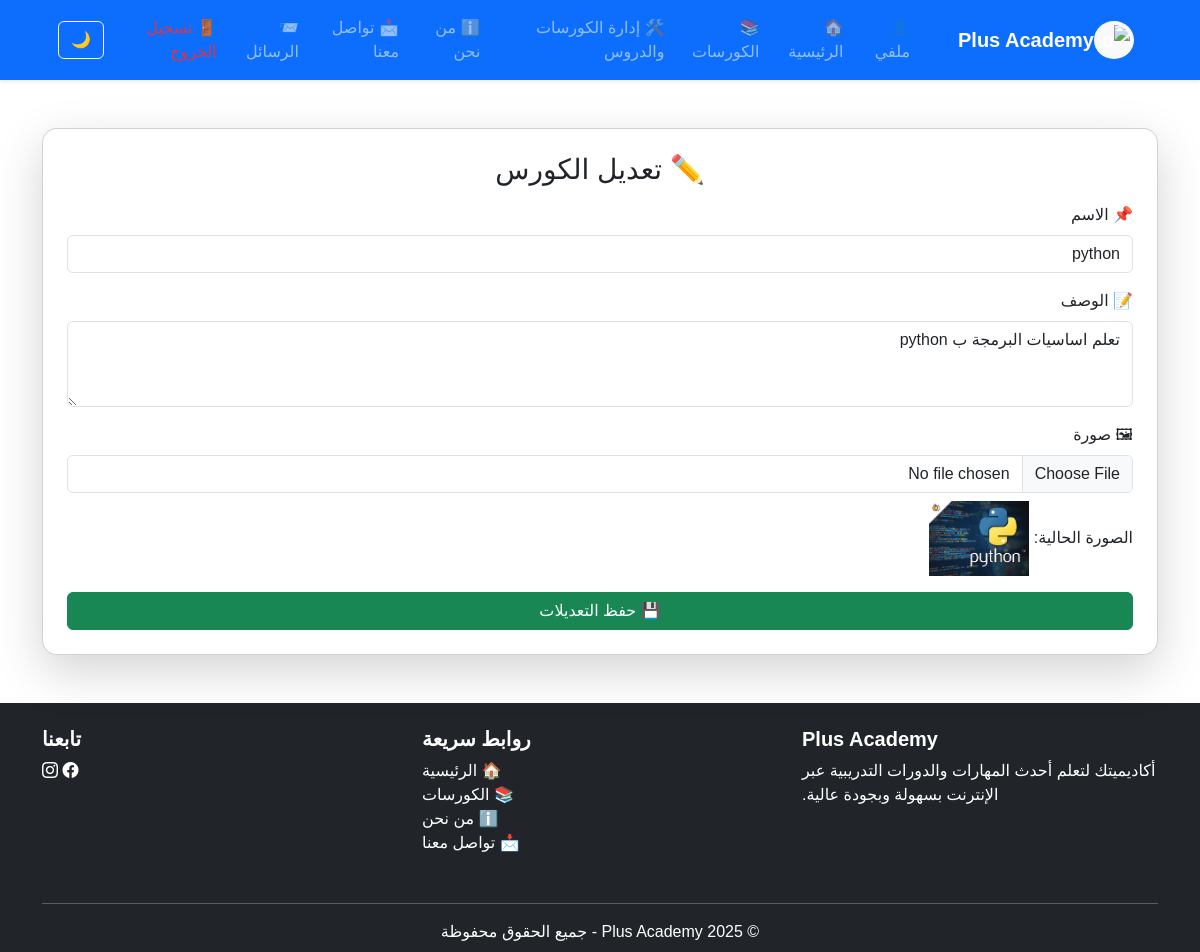
The page /course/update/1/ (signed in) on the database its author committed.
### PlusAcademy/models.py (models this page shows, shortened)
class Course(models.Model):
    title = models.CharField(max_length=200,unique=True)
    description = models.TextField()
    image = models.ImageField(upload_to='courses/%y/%m/%d')
    created_at = models.DateTimeField(auto_now_add=True)

### PlusAcademy/views.py (the view, shortened to what this page needs)
# urls.py: path('course/update/<int:course_id>/', views.update_course, name='update_course'),
@login_required(login_url='login')
def update_course(request, course_id):
    course = get_object_or_404(Course, id=course_id)
    return render(request, 'PlusAcademy/courses/update_course.html', {'course': course})

### templates/PlusAcademy/courses/update_course.html (shortened to what this page needs)
{% extends "base.html" %}
{% block content %}
<div class="container my-5">
    <div class="card p-4 shadow-lg">
        <h3 class="mb-3 text-center">✏️ تعديل الكورس</h3>
        <form method="POST" enctype="multipart/form-data">
            <div class="mb-3">
                <label class="form-label">📌 الاسم</label>
                <input type="text" name="title" class="form-control" value="{{ course.title }}" required>
            </div>
            <div class="mb-3">
                <label class="form-label">📝 الوصف</label>
                <textarea name="description" class="form-control" rows="3">{{ course.description }}</textarea>
            </div>
            <div class="mb-3">
                <label class="form-label">🖼 صورة</label>
                <input type="file" name="image" class="form-control">
                {% if course.image %}
                    <p class="mt-2">الصورة الحالية: <img src="{{ course.image.url }}" width="100"></p>
                {% endif %}
            </div>
            <button type="submit" class="btn btn-success w-100">💾 حفظ التعديلات</button>
        </form>
    </div>
</div>
{% endblock %}

### PlusAcademy/static/css/style.css (style rules this page uses)
body { font-family: 'Tahoma', sans-serif; }

### templates/PlusAcademy/courses/update_course.html (style rules this page uses)
.card { border-radius: 15px; }

### rows shown on the page
Course: title "python", description "تعلم اساسيات البرمجة ب python", image (picture)
